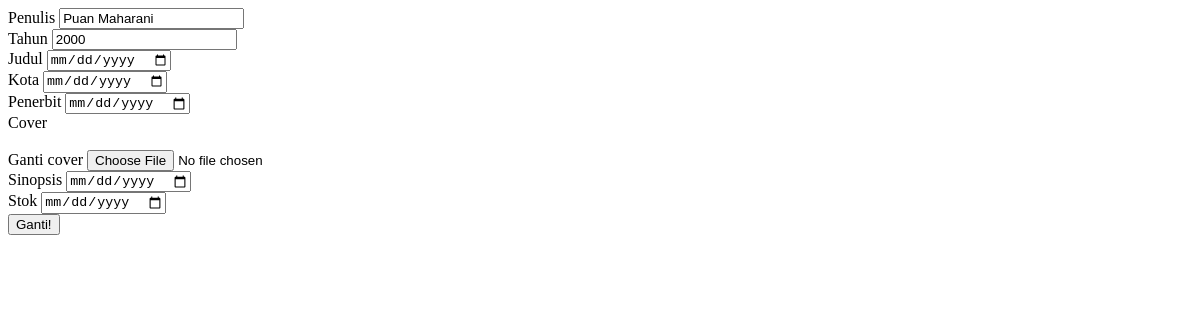
Before: /percobaan/adminpage/editbuku.php?id_buku=1 with the older database file.
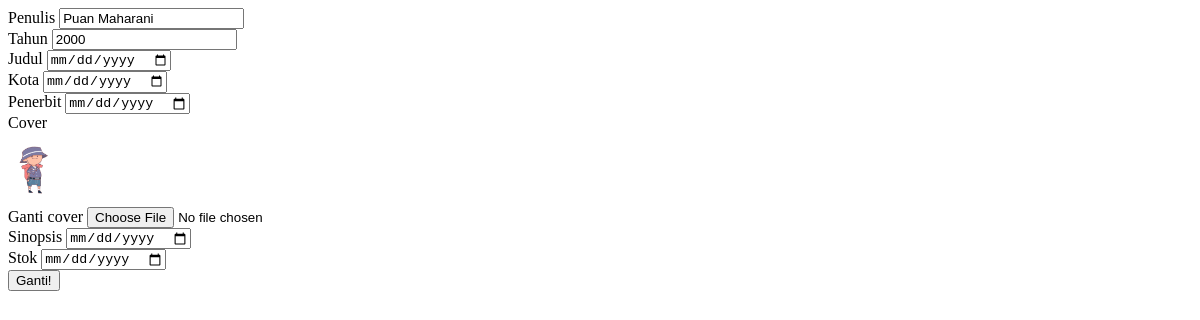
After: the same page with the newer database file.
### tables this page shows
CREATE TABLE `buku` (
  `id_buku` int(2) NOT NULL,
  `penulis` varchar(50) NOT NULL,
  `tahun` year(4) NOT NULL,
  `judul` varchar(255) NOT NULL,
  `kota` varchar(50) NOT NULL,
  `penerbit` varchar(50) NOT NULL,
  `cover` varchar(255) NOT NULL,
  `sinopsis` text NOT NULL,
  `stok` int(3) NOT NULL
);

### percobaan/adminpage/editbuku.php (the view, shortened to what this page needs)
<?php
include 'config.php';
?>
<!DOCTYPE html>
<html lang="en">
<head>
</head>
<body>
                    <?php
                        $id = $_GET['id_buku'];
                        $take = mysqli_query($db, "SELECT * FROM buku WHERE id_buku = $id");
                        $data1 = mysqli_fetch_assoc($take);
                    ?>
                    <div class="container m-5">
                        <form action="" method="POST" enctype="multipart/form-data">
                        <div class="mb-3">
                            <label class="form-label">Penulis</label>
                            <input type="text" class="form-control" name="penulis" value="<?= $data1['penulis'] ?>">
                        </div>
                        <div class="mb-3">
                            <label class="form-label">Tahun</label>
                            <input type="number" min="1900" class="form-control" name="tahun" value="<?= $data1['tahun'] ?>">
                        </div>
                        <div class="mb-3">
                            <label class="form-label">Judul</label>
                            <input type="date" class="form-control" name="judul" value="<?= $data1['judul'] ?>">
                        </div>
                        <div class="mb-3">
                            <label class="form-label">Kota</label>
                            <input type="date" class="form-control" name="kota" value="<?= $data1['kota'] ?>">
                        </div>
                        <div class="mb-3">
                            <label class="form-label">Penerbit</label>
                            <input type="date" class="form-control" name="penerbit" value="<?= $data1['penerbit'] ?>">
                        </div>
                        <div class="mb-3">
                            <label class="form-label">Cover</label>
                            <br>
                            <img src="cover/<?= $data1['cover'] ?>" alt="" class="img-thumbnail" style="width: 50px;">
                        </div>
                        <div class="mb-3">
                            <label class="form-label">Ganti cover</label>
                            <input type="file" class="form-control" name="ganticover">
                        </div>
                        <div class="mb-3">
                            <label class="form-label">Sinopsis</label>
                            <input type="date" class="form-control" name="sinopsis" value="<?= $data1['sinopsis'] ?>">
                        </div>
                        <div class="mb-3">
                            <label class="form-label">Stok</label>
                            <input type="date" class="form-control" name="stok" value="<?= $data1['stok'] ?>">
                        </div>
                        <button type="submit" class = "btn btn-success" name="submit">Ganti!</button>
                        </form>
</body>
</html>

Changed rows visible on the page:
changed buku "Puan Maharani": cover: picture added
